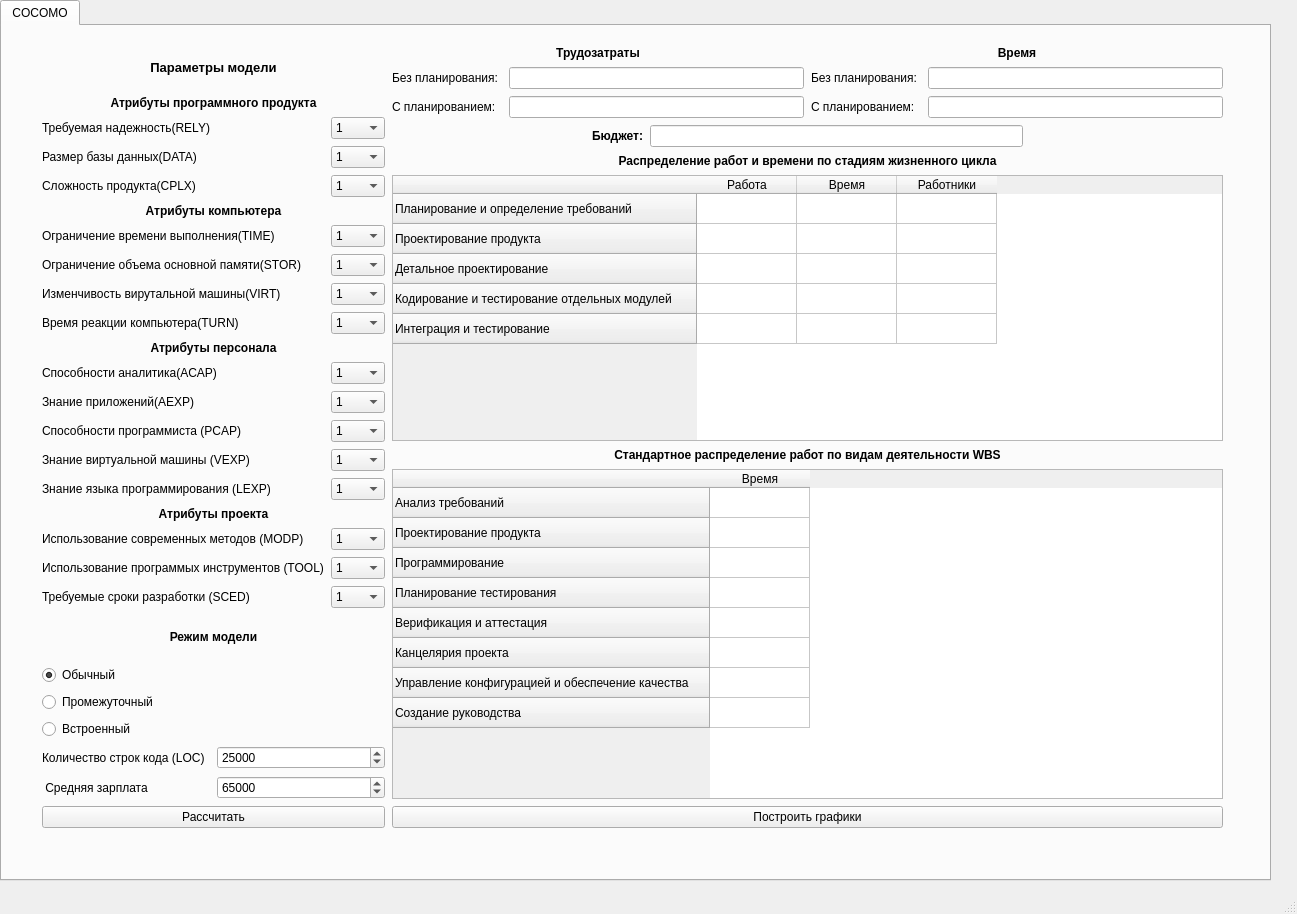
<?xml version="1.0" encoding="UTF-8"?>
<ui version="4.0">
 <class>MainWindow</class>
 <widget class="QMainWindow" name="MainWindow">
  <property name="geometry">
   <rect>
    <x>0</x>
    <y>0</y>
    <width>1297</width>
    <height>914</height>
   </rect>
  </property>
  <property name="windowTitle">
   <string>MainWindow</string>
  </property>
  <widget class="QWidget" name="centralwidget">
   <widget class="QTabWidget" name="tabWidget">
    <property name="geometry">
     <rect>
      <x>0</x>
      <y>0</y>
      <width>1271</width>
      <height>881</height>
     </rect>
    </property>
    <property name="currentIndex">
     <number>0</number>
    </property>
    <widget class="QWidget" name="cocomoTab">
     <attribute name="title">
      <string>COCOMO</string>
     </attribute>
     <widget class="QWidget" name="horizontalLayoutWidget">
      <property name="geometry">
       <rect>
        <x>40</x>
        <y>20</y>
        <width>1181</width>
        <height>782</height>
       </rect>
      </property>
      <layout class="QHBoxLayout" name="horizontalLayout_2">
       <property name="spacing">
        <number>7</number>
       </property>
       <item>
        <layout class="QVBoxLayout" name="verticalLayout">
         <item>
          <widget class="QLabel" name="label_31">
           <property name="font">
            <font>
             <pointsize>10</pointsize>
             <weight>75</weight>
             <bold>true</bold>
            </font>
           </property>
           <property name="text">
            <string>Параметры модели</string>
           </property>
           <property name="alignment">
            <set>Qt::AlignCenter</set>
           </property>
           <property name="indent">
            <number>0</number>
           </property>
          </widget>
         </item>
         <item>
          <layout class="QGridLayout" name="gridLayout">
           <item row="10" column="0">
            <widget class="QLabel" name="label_10">
             <property name="text">
              <string>Время реакции компьютера(TURN)</string>
             </property>
            </widget>
           </item>
           <item row="16" column="1">
            <widget class="QComboBox" name="LEXPComboBox">
             <property name="currentIndex">
              <number>2</number>
             </property>
             <item>
              <property name="text">
               <string>1.14</string>
              </property>
             </item>
             <item>
              <property name="text">
               <string>1.07</string>
              </property>
             </item>
             <item>
              <property name="text">
               <string>1</string>
              </property>
             </item>
             <item>
              <property name="text">
               <string>0.95</string>
              </property>
             </item>
            </widget>
           </item>
           <item row="7" column="1">
            <widget class="QComboBox" name="TIMEComboBox">
             <item>
              <property name="text">
               <string>1</string>
              </property>
             </item>
             <item>
              <property name="text">
               <string>1.11</string>
              </property>
             </item>
             <item>
              <property name="text">
               <string>1.5</string>
              </property>
             </item>
            </widget>
           </item>
           <item row="7" column="0">
            <widget class="QLabel" name="label_6">
             <property name="text">
              <string>Ограничение времени выполнения(TIME)</string>
             </property>
            </widget>
           </item>
           <item row="12" column="1">
            <widget class="QComboBox" name="ACAPComboBox">
             <property name="currentIndex">
              <number>2</number>
             </property>
             <item>
              <property name="text">
               <string>1.46</string>
              </property>
             </item>
             <item>
              <property name="text">
               <string>1.19</string>
              </property>
             </item>
             <item>
              <property name="text">
               <string>1</string>
              </property>
             </item>
             <item>
              <property name="text">
               <string>0.86</string>
              </property>
             </item>
             <item>
              <property name="text">
               <string>0.71</string>
              </property>
             </item>
            </widget>
           </item>
           <item row="15" column="1">
            <widget class="QComboBox" name="VEXPComboBox">
             <property name="currentIndex">
              <number>2</number>
             </property>
             <item>
              <property name="text">
               <string>1.21</string>
              </property>
             </item>
             <item>
              <property name="text">
               <string>1.1</string>
              </property>
             </item>
             <item>
              <property name="text">
               <string>1</string>
              </property>
             </item>
             <item>
              <property name="text">
               <string>0.9</string>
              </property>
             </item>
            </widget>
           </item>
           <item row="15" column="0">
            <widget class="QLabel" name="label_15">
             <property name="text">
              <string>Знание виртуальной машины (VEXP)</string>
             </property>
            </widget>
           </item>
           <item row="19" column="1">
            <widget class="QComboBox" name="TOOLComboBox">
             <property name="currentIndex">
              <number>2</number>
             </property>
             <item>
              <property name="text">
               <string>1.24</string>
              </property>
             </item>
             <item>
              <property name="text">
               <string>1.1</string>
              </property>
             </item>
             <item>
              <property name="text">
               <string>1</string>
              </property>
             </item>
             <item>
              <property name="text">
               <string>0.91</string>
              </property>
             </item>
             <item>
              <property name="text">
               <string>0.82</string>
              </property>
             </item>
            </widget>
           </item>
           <item row="6" column="0" colspan="2">
            <widget class="QLabel" name="label_7">
             <property name="font">
              <font>
               <weight>75</weight>
               <bold>true</bold>
              </font>
             </property>
             <property name="text">
              <string>Атрибуты компьютера</string>
             </property>
             <property name="alignment">
              <set>Qt::AlignCenter</set>
             </property>
            </widget>
           </item>
           <item row="20" column="0">
            <widget class="QLabel" name="label_20">
             <property name="text">
              <string>Требуемые сроки разработки (SCED)</string>
             </property>
            </widget>
           </item>
           <item row="16" column="0">
            <widget class="QLabel" name="label_16">
             <property name="text">
              <string>Знание языка программирования (LEXP)</string>
             </property>
            </widget>
           </item>
           <item row="14" column="0">
            <widget class="QLabel" name="label_14">
             <property name="text">
              <string>Способности программиста (PCAP)</string>
             </property>
            </widget>
           </item>
           <item row="13" column="0">
            <widget class="QLabel" name="label_13">
             <property name="text">
              <string>Знание приложений(AEXP)</string>
             </property>
            </widget>
           </item>
           <item row="2" column="0" colspan="2">
            <widget class="QLabel" name="label">
             <property name="font">
              <font>
               <weight>75</weight>
               <bold>true</bold>
              </font>
             </property>
             <property name="text">
              <string>Атрибуты программного продукта</string>
             </property>
             <property name="alignment">
              <set>Qt::AlignCenter</set>
             </property>
            </widget>
           </item>
           <item row="17" column="0" colspan="2">
            <widget class="QLabel" name="label_17">
             <property name="font">
              <font>
               <weight>75</weight>
               <bold>true</bold>
              </font>
             </property>
             <property name="text">
              <string>Атрибуты проекта</string>
             </property>
             <property name="alignment">
              <set>Qt::AlignCenter</set>
             </property>
             <property name="indent">
              <number>0</number>
             </property>
            </widget>
           </item>
           <item row="12" column="0">
            <widget class="QLabel" name="label_11">
             <property name="text">
              <string>Способности аналитика(ACAP)</string>
             </property>
            </widget>
           </item>
           <item row="8" column="1">
            <widget class="QComboBox" name="STORComboBox">
             <item>
              <property name="text">
               <string>1</string>
              </property>
             </item>
             <item>
              <property name="text">
               <string>1.06</string>
              </property>
             </item>
             <item>
              <property name="text">
               <string>1.21</string>
              </property>
             </item>
            </widget>
           </item>
           <item row="14" column="1">
            <widget class="QComboBox" name="PCAPComboBox">
             <property name="currentIndex">
              <number>2</number>
             </property>
             <item>
              <property name="text">
               <string>1.42</string>
              </property>
             </item>
             <item>
              <property name="text">
               <string>1.17</string>
              </property>
             </item>
             <item>
              <property name="text">
               <string>1</string>
              </property>
             </item>
             <item>
              <property name="text">
               <string>0.86</string>
              </property>
             </item>
             <item>
              <property name="text">
               <string>0.7</string>
              </property>
             </item>
            </widget>
           </item>
           <item row="4" column="0">
            <widget class="QLabel" name="label_4">
             <property name="text">
              <string>Размер базы данных(DATA)</string>
             </property>
            </widget>
           </item>
           <item row="3" column="0">
            <widget class="QLabel" name="label_2">
             <property name="text">
              <string>Требуемая надежность(RELY)</string>
             </property>
            </widget>
           </item>
           <item row="9" column="0">
            <widget class="QLabel" name="label_9">
             <property name="text">
              <string>Изменчивость вирутальной машины(VIRT)</string>
             </property>
            </widget>
           </item>
           <item row="3" column="1">
            <widget class="QComboBox" name="RELYComboBox">
             <property name="currentIndex">
              <number>2</number>
             </property>
             <item>
              <property name="text">
               <string>0.75</string>
              </property>
             </item>
             <item>
              <property name="text">
               <string>0.86</string>
              </property>
             </item>
             <item>
              <property name="text">
               <string>1</string>
              </property>
             </item>
             <item>
              <property name="text">
               <string>1.15</string>
              </property>
             </item>
             <item>
              <property name="text">
               <string>1.4</string>
              </property>
             </item>
            </widget>
           </item>
           <item row="10" column="1">
            <widget class="QComboBox" name="TURNComboBox">
             <property name="currentIndex">
              <number>1</number>
             </property>
             <item>
              <property name="text">
               <string>0.87</string>
              </property>
             </item>
             <item>
              <property name="text">
               <string>1</string>
              </property>
             </item>
             <item>
              <property name="text">
               <string>1.07</string>
              </property>
             </item>
             <item>
              <property name="text">
               <string>1.15</string>
              </property>
             </item>
            </widget>
           </item>
           <item row="5" column="0">
            <widget class="QLabel" name="label_5">
             <property name="text">
              <string>Сложность продукта(CPLX)</string>
             </property>
            </widget>
           </item>
           <item row="18" column="1">
            <widget class="QComboBox" name="MODPComboBox">
             <property name="currentIndex">
              <number>2</number>
             </property>
             <item>
              <property name="text">
               <string>1.24</string>
              </property>
             </item>
             <item>
              <property name="text">
               <string>1.1</string>
              </property>
             </item>
             <item>
              <property name="text">
               <string>1</string>
              </property>
             </item>
             <item>
              <property name="text">
               <string>0.91</string>
              </property>
             </item>
             <item>
              <property name="text">
               <string>0.82</string>
              </property>
             </item>
            </widget>
           </item>
           <item row="19" column="0">
            <widget class="QLabel" name="label_19">
             <property name="text">
              <string>Использование программых инструментов (TOOL)</string>
             </property>
            </widget>
           </item>
           <item row="5" column="1">
            <widget class="QComboBox" name="CPLXComboBox">
             <property name="currentIndex">
              <number>2</number>
             </property>
             <item>
              <property name="text">
               <string>0.7</string>
              </property>
             </item>
             <item>
              <property name="text">
               <string>0.85</string>
              </property>
             </item>
             <item>
              <property name="text">
               <string>1</string>
              </property>
             </item>
             <item>
              <property name="text">
               <string>1.15</string>
              </property>
             </item>
             <item>
              <property name="text">
               <string>1.3</string>
              </property>
             </item>
            </widget>
           </item>
           <item row="20" column="1">
            <widget class="QComboBox" name="SCEDComboBox">
             <property name="currentIndex">
              <number>2</number>
             </property>
             <item>
              <property name="text">
               <string>1.23</string>
              </property>
             </item>
             <item>
              <property name="text">
               <string>1.08</string>
              </property>
             </item>
             <item>
              <property name="text">
               <string>1</string>
              </property>
             </item>
             <item>
              <property name="text">
               <string>1.04</string>
              </property>
             </item>
             <item>
              <property name="text">
               <string>1.1</string>
              </property>
             </item>
            </widget>
           </item>
           <item row="4" column="1">
            <widget class="QComboBox" name="DATAComboBox">
             <property name="currentIndex">
              <number>1</number>
             </property>
             <item>
              <property name="text">
               <string>0.94</string>
              </property>
             </item>
             <item>
              <property name="text">
               <string>1</string>
              </property>
             </item>
             <item>
              <property name="text">
               <string>1.08</string>
              </property>
             </item>
             <item>
              <property name="text">
               <string>1.16</string>
              </property>
             </item>
            </widget>
           </item>
           <item row="13" column="1">
            <widget class="QComboBox" name="AEXPComboBox">
             <property name="currentIndex">
              <number>2</number>
             </property>
             <item>
              <property name="text">
               <string>1.29</string>
              </property>
             </item>
             <item>
              <property name="text">
               <string>1.15</string>
              </property>
             </item>
             <item>
              <property name="text">
               <string>1</string>
              </property>
             </item>
             <item>
              <property name="text">
               <string>0.91</string>
              </property>
             </item>
             <item>
              <property name="text">
               <string>0.82</string>
              </property>
             </item>
            </widget>
           </item>
           <item row="11" column="0" colspan="2">
            <widget class="QLabel" name="label_12">
             <property name="font">
              <font>
               <weight>75</weight>
               <bold>true</bold>
              </font>
             </property>
             <property name="text">
              <string>Атрибуты персонала</string>
             </property>
             <property name="alignment">
              <set>Qt::AlignCenter</set>
             </property>
            </widget>
           </item>
           <item row="9" column="1">
            <widget class="QComboBox" name="VIRTComboBox">
             <property name="currentIndex">
              <number>1</number>
             </property>
             <item>
              <property name="text">
               <string>0.87</string>
              </property>
             </item>
             <item>
              <property name="text">
               <string>1</string>
              </property>
             </item>
             <item>
              <property name="text">
               <string>1.15</string>
              </property>
             </item>
             <item>
              <property name="text">
               <string>1.3</string>
              </property>
             </item>
            </widget>
           </item>
           <item row="8" column="0">
            <widget class="QLabel" name="label_8">
             <property name="text">
              <string>Ограничение объема основной памяти(STOR)</string>
             </property>
            </widget>
           </item>
           <item row="18" column="0">
            <widget class="QLabel" name="label_18">
             <property name="text">
              <string>Использование современных методов (MODP)</string>
             </property>
            </widget>
           </item>
          </layout>
         </item>
         <item>
          <widget class="QLabel" name="label_21">
           <property name="font">
            <font>
             <weight>75</weight>
             <bold>true</bold>
            </font>
           </property>
           <property name="text">
            <string>Режим модели</string>
           </property>
           <property name="alignment">
            <set>Qt::AlignCenter</set>
           </property>
           <property name="indent">
            <number>0</number>
           </property>
          </widget>
         </item>
         <item>
          <layout class="QVBoxLayout" name="verticalLayout_2">
           <item>
            <widget class="QRadioButton" name="NormalRadioButton">
             <property name="text">
              <string>Обычный</string>
             </property>
             <property name="checked">
              <bool>true</bool>
             </property>
            </widget>
           </item>
           <item>
            <widget class="QRadioButton" name="InterRadioButton">
             <property name="text">
              <string>Промежуточный</string>
             </property>
            </widget>
           </item>
           <item>
            <widget class="QRadioButton" name="InbuildRadioButton">
             <property name="text">
              <string>Встроенный</string>
             </property>
            </widget>
           </item>
           <item>
            <layout class="QGridLayout" name="gridLayout_2">
             <item row="0" column="1">
              <widget class="QSpinBox" name="SizeSpinBox">
               <property name="minimum">
                <number>1000</number>
               </property>
               <property name="maximum">
                <number>1000000000</number>
               </property>
               <property name="singleStep">
                <number>1000</number>
               </property>
               <property name="value">
                <number>25000</number>
               </property>
              </widget>
             </item>
             <item row="0" column="0">
              <widget class="QLabel" name="label_22">
               <property name="text">
                <string>Количество строк кода (LOC)</string>
               </property>
              </widget>
             </item>
             <item row="1" column="1">
              <widget class="QSpinBox" name="SalarySpinBox">
               <property name="minimum">
                <number>1000</number>
               </property>
               <property name="maximum">
                <number>1000000000</number>
               </property>
               <property name="singleStep">
                <number>1000</number>
               </property>
               <property name="value">
                <number>65000</number>
               </property>
              </widget>
             </item>
             <item row="1" column="0">
              <widget class="QLabel" name="label_32">
               <property name="text">
                <string> Средняя зарплата</string>
               </property>
              </widget>
             </item>
            </layout>
           </item>
          </layout>
         </item>
         <item>
          <widget class="QPushButton" name="StartWorkButton">
           <property name="text">
            <string>Рассчитать</string>
           </property>
          </widget>
         </item>
        </layout>
       </item>
       <item>
        <layout class="QVBoxLayout" name="verticalLayout_3">
         <item>
          <layout class="QGridLayout" name="gridLayout_3">
           <item row="1" column="2">
            <widget class="QLabel" name="label_27">
             <property name="text">
              <string>Без планирования: </string>
             </property>
            </widget>
           </item>
           <item row="1" column="0">
            <widget class="QLabel" name="label_26">
             <property name="text">
              <string>Без планирования: </string>
             </property>
            </widget>
           </item>
           <item row="0" column="0" colspan="2">
            <widget class="QLabel" name="label_24">
             <property name="font">
              <font>
               <weight>75</weight>
               <bold>true</bold>
              </font>
             </property>
             <property name="text">
              <string>Трудозатраты</string>
             </property>
             <property name="alignment">
              <set>Qt::AlignCenter</set>
             </property>
            </widget>
           </item>
           <item row="1" column="1">
            <widget class="QLineEdit" name="WorkWithoutLineEdit"/>
           </item>
           <item row="2" column="1">
            <widget class="QLineEdit" name="WorkWithLineEdit"/>
           </item>
           <item row="1" column="3">
            <widget class="QLineEdit" name="TimeWithoutLineEdit"/>
           </item>
           <item row="0" column="2" colspan="2">
            <widget class="QLabel" name="label_25">
             <property name="font">
              <font>
               <weight>75</weight>
               <bold>true</bold>
              </font>
             </property>
             <property name="text">
              <string>Время</string>
             </property>
             <property name="alignment">
              <set>Qt::AlignCenter</set>
             </property>
            </widget>
           </item>
           <item row="2" column="3">
            <widget class="QLineEdit" name="TimeWithLineEdit"/>
           </item>
           <item row="2" column="0">
            <widget class="QLabel" name="label_28">
             <property name="text">
              <string>С планированием: </string>
             </property>
            </widget>
           </item>
           <item row="2" column="2">
            <widget class="QLabel" name="label_29">
             <property name="text">
              <string>С планированием:</string>
             </property>
            </widget>
           </item>
          </layout>
         </item>
         <item>
          <layout class="QHBoxLayout" name="horizontalLayout">
           <property name="spacing">
            <number>6</number>
           </property>
           <property name="sizeConstraint">
            <enum>QLayout::SetMaximumSize</enum>
           </property>
           <property name="leftMargin">
            <number>200</number>
           </property>
           <property name="rightMargin">
            <number>200</number>
           </property>
           <item>
            <widget class="QLabel" name="label_30">
             <property name="font">
              <font>
               <weight>75</weight>
               <bold>true</bold>
              </font>
             </property>
             <property name="text">
              <string>Бюджет:</string>
             </property>
            </widget>
           </item>
           <item>
            <widget class="QLineEdit" name="CostLineEdit">
             <property name="enabled">
              <bool>true</bool>
             </property>
             <property name="maximumSize">
              <size>
               <width>16777215</width>
               <height>300</height>
              </size>
             </property>
            </widget>
           </item>
          </layout>
         </item>
         <item>
          <widget class="QLabel" name="label_3">
           <property name="font">
            <font>
             <weight>75</weight>
             <bold>true</bold>
            </font>
           </property>
           <property name="text">
            <string>Распределение работ и времени по стадиям жизненного цикла</string>
           </property>
           <property name="alignment">
            <set>Qt::AlignCenter</set>
           </property>
          </widget>
         </item>
         <item>
          <widget class="QTableWidget" name="TraditionTable">
           <property name="enabled">
            <bool>true</bool>
           </property>
           <property name="minimumSize">
            <size>
             <width>0</width>
             <height>220</height>
            </size>
           </property>
           <row>
            <property name="text">
             <string>Планирование и определение требований</string>
            </property>
           </row>
           <row>
            <property name="text">
             <string>Проектирование продукта</string>
            </property>
           </row>
           <row>
            <property name="text">
             <string>Детальное проектирование</string>
            </property>
           </row>
           <row>
            <property name="text">
             <string>Кодирование и тестирование отдельных модулей</string>
            </property>
           </row>
           <row>
            <property name="text">
             <string>Интеграция и тестирование</string>
            </property>
           </row>
           <column>
            <property name="text">
             <string>Работа</string>
            </property>
           </column>
           <column>
            <property name="text">
             <string>Время</string>
            </property>
           </column>
           <column>
            <property name="text">
             <string>Работники</string>
            </property>
           </column>
          </widget>
         </item>
         <item>
          <widget class="QLabel" name="label_23">
           <property name="font">
            <font>
             <weight>75</weight>
             <bold>true</bold>
            </font>
           </property>
           <property name="text">
            <string>Стандартное распределение работ по видам деятельности WBS</string>
           </property>
           <property name="alignment">
            <set>Qt::AlignCenter</set>
           </property>
          </widget>
         </item>
         <item>
          <widget class="QTableWidget" name="WbsTable">
           <property name="minimumSize">
            <size>
             <width>0</width>
             <height>330</height>
            </size>
           </property>
           <row>
            <property name="text">
             <string>Анализ требований</string>
            </property>
           </row>
           <row>
            <property name="text">
             <string>Проектирование продукта</string>
            </property>
           </row>
           <row>
            <property name="text">
             <string>Программирование</string>
            </property>
           </row>
           <row>
            <property name="text">
             <string>Планирование тестирования</string>
            </property>
           </row>
           <row>
            <property name="text">
             <string>Верификация и аттестация</string>
            </property>
           </row>
           <row>
            <property name="text">
             <string>Канцелярия проекта</string>
            </property>
           </row>
           <row>
            <property name="text">
             <string>Управление конфигурацией и обеспечение качества</string>
            </property>
           </row>
           <row>
            <property name="text">
             <string>Создание руководства</string>
            </property>
           </row>
           <column>
            <property name="text">
             <string>Время</string>
            </property>
           </column>
          </widget>
         </item>
         <item>
          <widget class="QPushButton" name="GraphButton">
           <property name="text">
            <string>Построить графики</string>
           </property>
          </widget>
         </item>
        </layout>
       </item>
      </layout>
     </widget>
    </widget>
   </widget>
  </widget>
  <widget class="QMenuBar" name="menubar">
   <property name="geometry">
    <rect>
     <x>0</x>
     <y>0</y>
     <width>1297</width>
     <height>20</height>
    </rect>
   </property>
  </widget>
  <widget class="QStatusBar" name="statusbar"/>
 </widget>
 <resources/>
 <connections/>
</ui>
